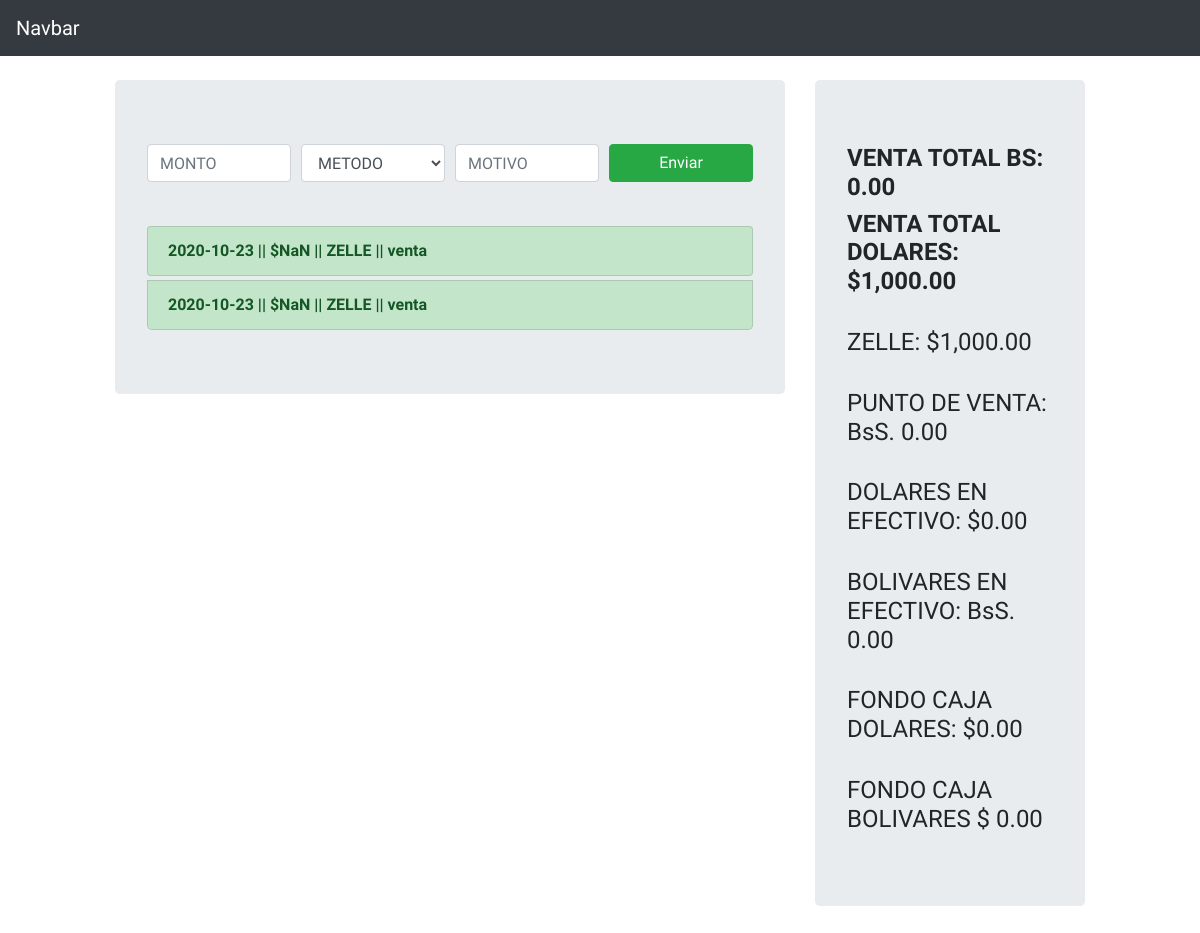
Screenshot of /home (signed in) with the database file from the repository.
### app.py (models this page shows, shortened)
class Operacion(db.Model):
    id = db.Column(db.Integer, primary_key=True)
    date_created = db.Column(db.Date)
    amount = db.Column(db.Float, nullable=False)
    method = db.Column(db.String(100), nullable=False)
    reason = db.Column(db.String(100))

### app.py (the view)
@app.route('/home', methods=['GET', 'POST'])
@login_required
def home():
    today = datetime.date.today()
    operations = Operacion.query.filter(Operacion.date_created == today).all()
    ops = db.session.query(Operacion).all()
    listZelle = [0]
    listPunto = [0]
    listEfectivoD = [0]
    listEfectivoBS = [0]
    fondoCajaD = 0.00
    fondoCajaBs = 0.00
    sumZelle = 0.00
    sumPunto = 0.00
    sumEfectivoD = 0.00
    sumEfectivoBS = 0.00
    def currencyFormat(monto):
        currency = "{:,.2f}".format(monto)
        return currency
    for op in operations:
        if 'ZELLE' in op.method.upper():
            listZelle.insert(0, op.amount)
            sumZelle = sum(listZelle)
        if 'PUNTO' in op.method.upper():
            listPunto.insert(0, op.amount)
            sumPunto = sum(listPunto)
        if 'DOLARES EFECTIVO' in op.method.upper():
            listEfectivoD.insert(0, op.amount)
            sumEfectivoD = sum(listEfectivoD)
        if 'BOLIVARES EFECTIVO' in op.method.upper():
            listEfectivoBS.insert(0, op.amount)
            sumEfectivoBS = sum(listEfectivoBS)
        if 'FONDO DE CAJA DOLARES' in op.method.upper():
            fondoCajaD = op.amount
        if 'FONDO DE CAJA BOLIVARES' in op.method.upper():
            fondoCajaBs = op.amount
    venta_total_dolares = sumZelle + sumEfectivoD
    venta_total_bolivares = sumPunto + sumEfectivoBS
    return render_template('prueba.html', operations = operations , sumZelle = currencyFormat(sumZelle), sumPunto = currencyFormat(sumPunto), sumEfectivoBS = currencyFormat(sumEfectivoBS) ,
    venta_total_dolares = currencyFormat(venta_total_dolares), venta_total_bolivares = currencyFormat(venta_total_bolivares), sumEfectivoD = currencyFormat(sumEfectivoD), fondoCajaD = currencyFormat(fondoCajaD), fondoCajaBs = currencyFormat(fondoCajaBs))

### app.py (called while the page is built)
@login_manager.user_loader
def load_user(user_id):
    return User.query.get(int(user_id))

### templates/prueba.html (shortened to what this page needs)
<!DOCTYPE html>
<html lang="en">
<head>
    <link rel="stylesheet" href="https://cdn.jsdelivr.net/npm/bootstrap@4.5.3/dist/css/bootstrap.min.css">
    <link href="static/main.css" rel="stylesheet">
</head>
<body>
  <nav class="navbar navbar-dark bg-dark">
    <span class="navbar-brand mb-0 h1">Navbar</span>
  </nav>
  <div class="container-fluid">
        <div class="row">
            <div class="col-lg-7 offset-md-1 mt-4">
                <div class="jumbotron ">
                    <form action="/create"  autocomplete="off" method="POST">
                      <div class="form-row">
                        <div class="col-3">
                          <input type="text" class="form-control" name="amount"placeholder="MONTO" required="required">
                        </div>
                        <div class="form-group col-3">
                          <select class="form-control" id="exampleFormControlSelect1" name="method">
                            <option >METODO</option>
                          </select>
                        </div>
                        <div class="col-3">
                          <input type="text" id="motivo" class="form-control autocomplete" placeholder="MOTIVO" name="reason">
                        </div>
                        <div class="col-3">
                          <button class="btn btn-success btn-block">Enviar</button>
                        </div>
                      </div>
                    </form>
                  <ul class="list-group mt-4">
                    {% for operation in operations %}
                      <li class="list-group-item mt-1  "><strong>{{ operation.date_created}} || <span class="op-amount"> {{operation.amount}} </span> || {{operation.method}} || {{operation.reason}}</strong></li>
                  </ul>
                  {% endfor %}
                  </div>
            </div>
            <div class="col-lg-3 mt-4">
                <div class="jumbotron ">
                  <h4><strong>VENTA TOTAL BS: {{venta_total_bolivares}}</strong></h4>
                  <h4><strong>VENTA TOTAL DOLARES: ${{venta_total_dolares}}</strong></h4>
                  <br>
                  <h4>ZELLE: ${{sumZelle}}</h4>
                  <br>
                   <h4>PUNTO DE VENTA: BsS. {{sumPunto}}</h4>
                   <br>
                   <h4>DOLARES EN EFECTIVO: ${{sumEfectivoD}}</h4>
                   <br>
                    <h4>BOLIVARES EN EFECTIVO: BsS. {{sumEfectivoBS}}</h4>
                    <br>
                    <h4>FONDO CAJA DOLARES: ${{fondoCajaD}}</h4>
                    <br>
                    <h4>FONDO CAJA BOLIVARES $ {{fondoCajaBs}}</h4>
                  </div>
            </div>
        </div>
    </div>
</body>
</html>

### static/main.css (style rules this page uses)
body { font-family: 'Ubuntu', sans-serif; }

### rows the page displays
Operacion: date_created "2020-10-23", method "ZELLE", reason "venta"
Operacion: date_created "2020-10-23", method "ZELLE", reason "venta"

### other values shown
{{ venta_total_bolivares }} "0.00"
{{ venta_total_dolares }} "1,000.00"
{{ sumZelle }} "1,000.00"
{{ sumPunto }} "0.00"
{{ sumEfectivoD }} "0.00"
{{ sumEfectivoBS }} "0.00"
{{ fondoCajaD }} "0.00"
{{ fondoCajaBs }} "0.00"
